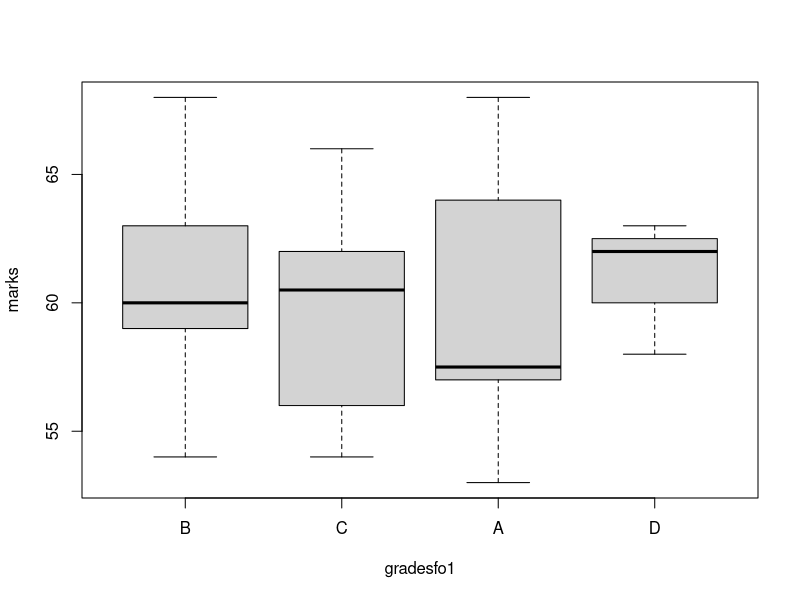

Source code (R):
#grades
(grades=sample(c('A','B','C','D'),size=30,replace = T,prob = c(0.4,0.2,0.3,0.1)))
(gradesfo=factor(grades,ordered = T))
summary(grades)
(gradesfo1=factor(grades,ordered = T,levels = c('B','C','A','D')))


(marks=ceiling(rnorm(30,60,5)))
student1=data.frame(marks,gradesfo1)
student1
boxplot(marks~gradesfo1,data = student1)
